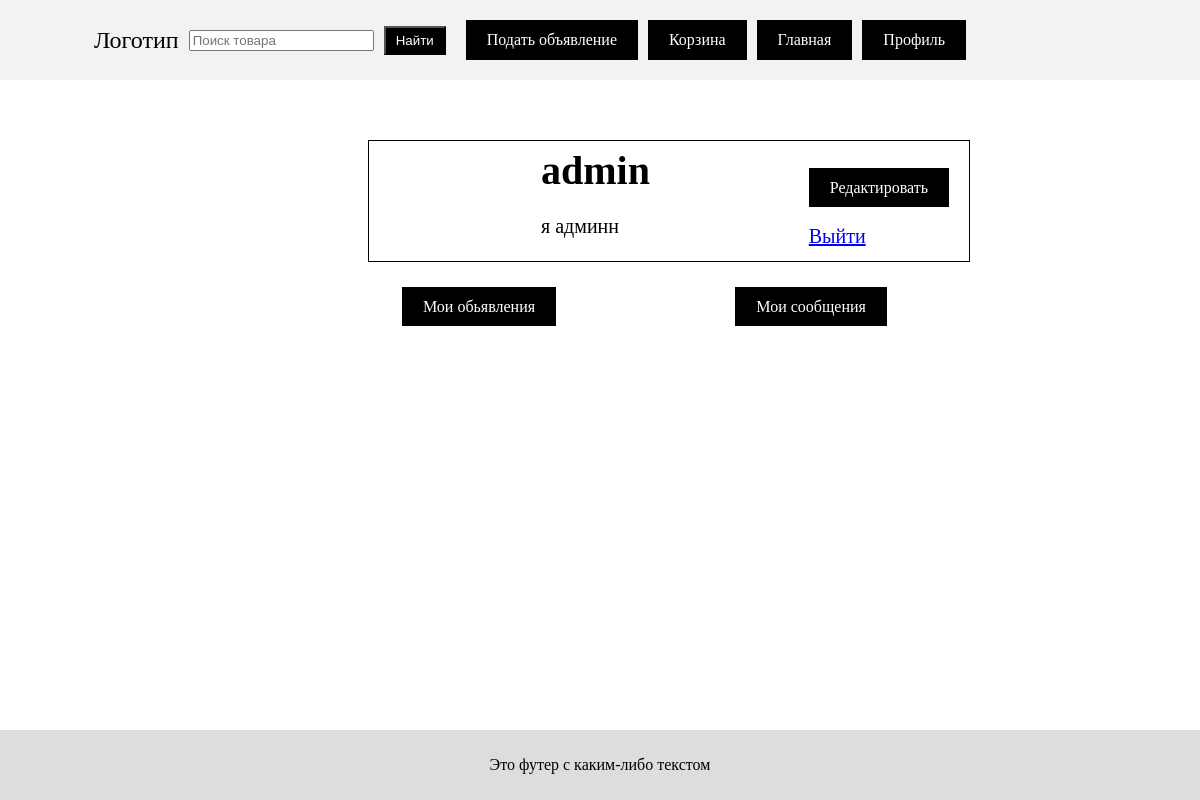
Page /profile (signed in) on the earlier database version.
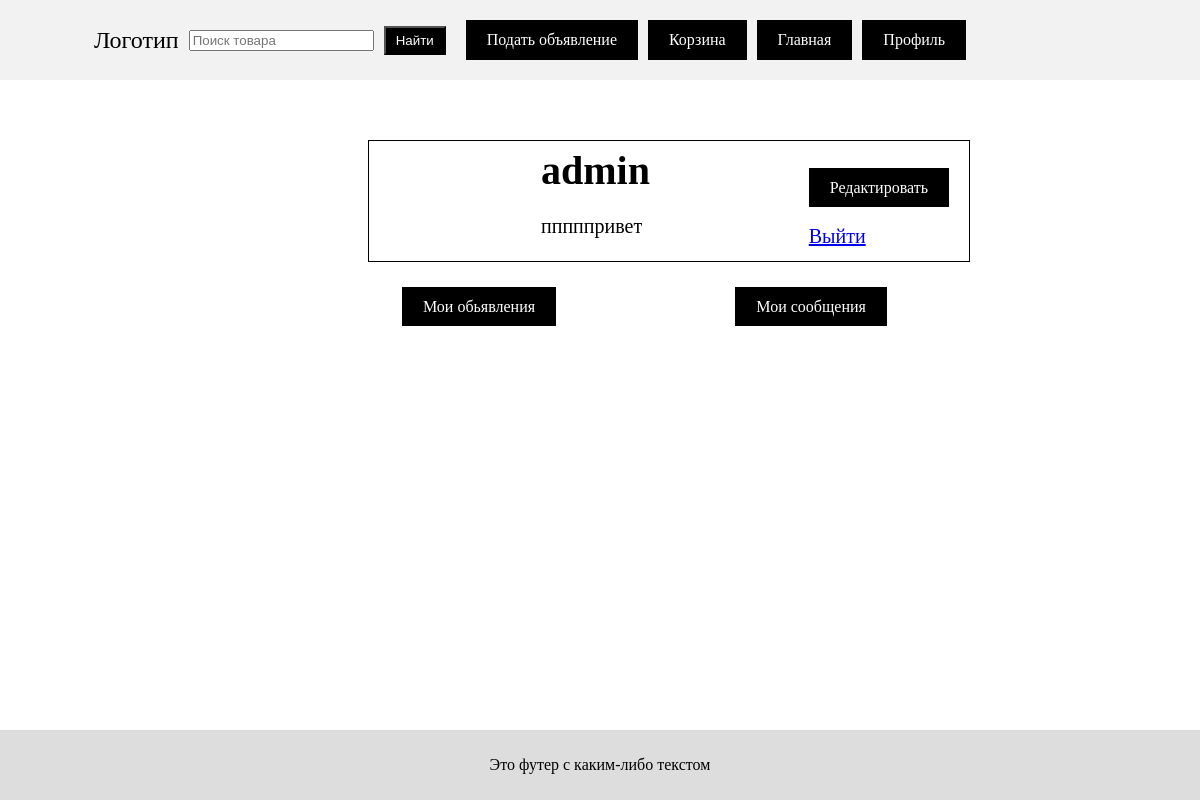
Same page on the later database version.
### main/models.py (models this page shows, shortened)
class Profile(models.Model):
    user = models.OneToOneField(User, on_delete=models.CASCADE, unique=True)
    photo = models.ImageField(upload_to='profiles/', blank=True, null=True)
    bio = models.TextField(blank=True)

### main/views.py (the view)
# urls.py: path('profile', views.profile, name='profile'),
@login_required
def profile(request):
    user = request.user
    profile = user.profile
    context = {
        'user': user,
        'profile': profile,
    }
    return render(request, 'main/profile.html', context)

### main/templates/main/profile.html (shortened to what this page needs)
{% extends "main/index.html" %}
{% load static %}
{% block content %}
<div class="profile-block">
    <div class="profile-right">
        <h1>{{ profile.user.username }}</h1>
        <p>{{ profile.bio }}</p>
    </div>
    <div class="redactionbutton">
    <div class="myads"><a href="{% url 'profiles_edit' %}"class="button">Редактировать</a></div>
        <div class="myads"><a href='{% url 'logout' %}?next=/'">Выйти</a></div>
        </div>
</div>
<div class="spisokadsprofile">
  <div class="myads"><a href="{% url 'myads' %}"class="button">Мои обьявления</a></div>
  <div class="myads">
    <a href="{% url 'inbox' %}" class="button">
        Мои сообщения
    </a>
</div>
</div>
{% endblock %}

Differences in the rows shown:
changed Profile "admin": bio "я админн" → "пппппривет"
